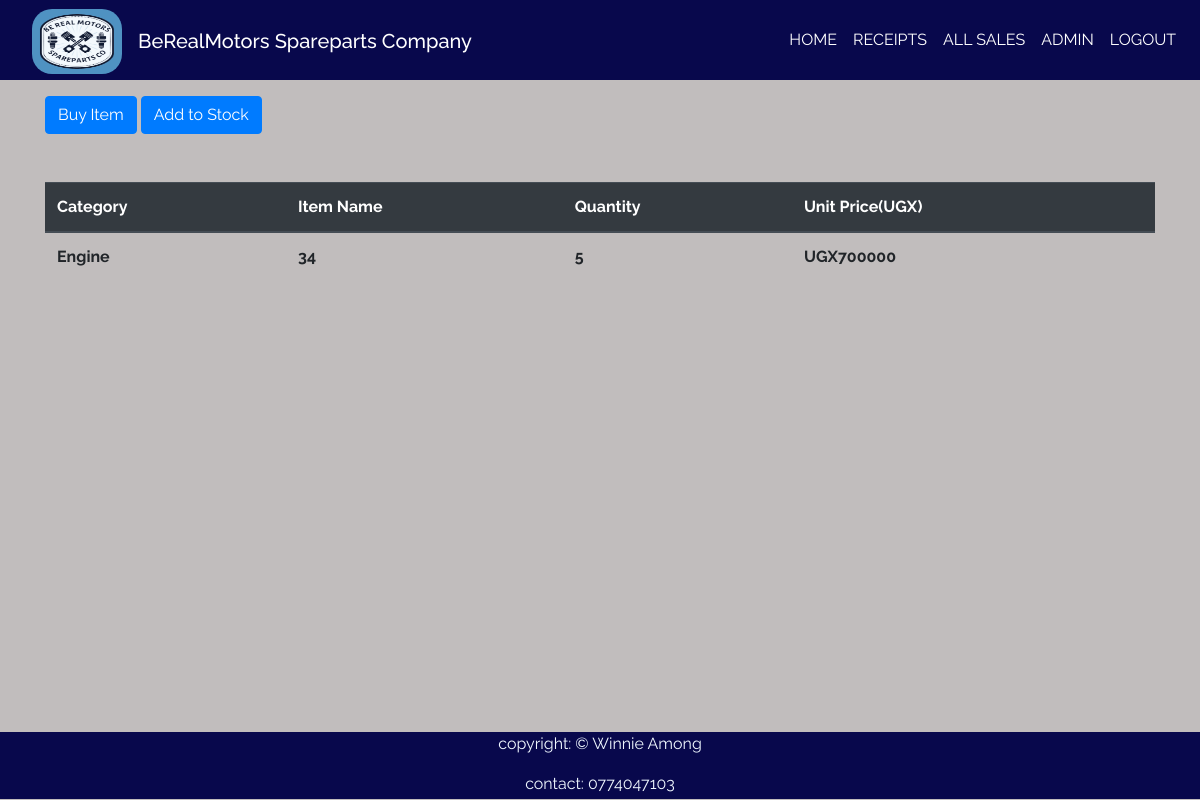
/home/3 (signed in), run on an earlier commit of the app's database.
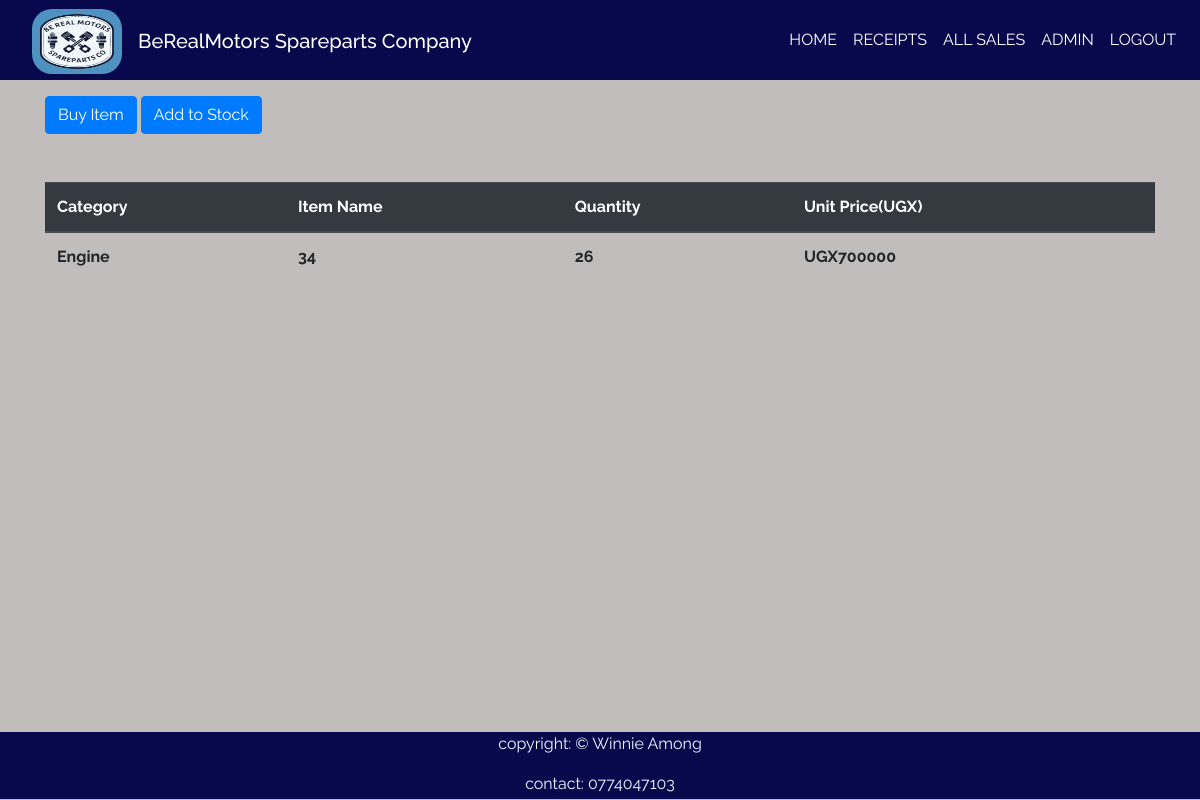
And on a later commit of the database.
### spareApp/models.py (models this page shows, shortened)
class Product(models.Model):
    Category_name = models.ForeignKey(Category,on_delete=models.CASCADE,null=False, blank=False)
    part_name = models.CharField(max_length=50, null = False, blank=False)
    country_of_origin = models.CharField(max_length=50,null=False,blank=False)
    total_quantity = models.IntegerField(default=0, null=False, blank=False)
    issued_quantity = models.IntegerField(default=0, null=False,blank=False)
    received_quantity = models.IntegerField(default=0, null=False,blank=False)
    unit_price =models.IntegerField(default=0, null=False,blank=False)
    arrival_date =models.DateField(default=timezone.now)
    branch_name =models.CharField(max_length=100, null=False,blank=False)
    part_number = models.IntegerField(default=0,null=True,blank=True)

class Category(models.Model):
    name = models.CharField(max_length = 50, null = False, blank = False, unique=True)
    def __str__(self):
        return self.name

### spareApp/views.py (the view)
# urls.py: path('home/<int:product_id>',views.product_detail,name='product_detail'),
@login_required
def product_detail(request,product_id):
   product =Product.objects.get(id = product_id)
   return render(request,'spare/product_detail.html',{'product':product})

### template/spare/product_detail.html
{% extends 'spare/base.html'%}
{% block content %}
<br></br>
<div class = "container">
    <a href="{% url 'issue_item' product.id %}"> <br><br><input type="submit" value="Buy Item" class="btn btn-primary" btn type="button"/></a>
    <a href="{% url 'add_to_stock' product.id %}"><input type= "submit" value="Add to Stock" class="btn btn-primary btn" type="button"/></a>
</div>
<br></br>
<div class = "container">
  <table class="table">
    <thead class="thead-dark">
      <tr>
        <th scope="col">Category</th>
        <th scope="col">Item Name</th>
        <th scope="col">Quantity</th>
        <th scope="col">Unit Price(UGX)</th>
      </tr>
    </thead>
    <tbody>
      <tr>
        <td style="font-weight: bolder;">{{product.Category_name}}</td>
        <td style="font-weight: bolder;">{{product.part_name}}</td>
        <td style="font-weight: bolder;">{{product.total_quantity}}</td>
        <td style="font-weight: bolder;">UGX{{product.unit_price}}</td>
      </tr>
    </tbody>
  </table>
</div>
{% endblock%}

What changed in the data, as far as the page shows it:
changed Product "Engine": total_quantity "5" → "26"
